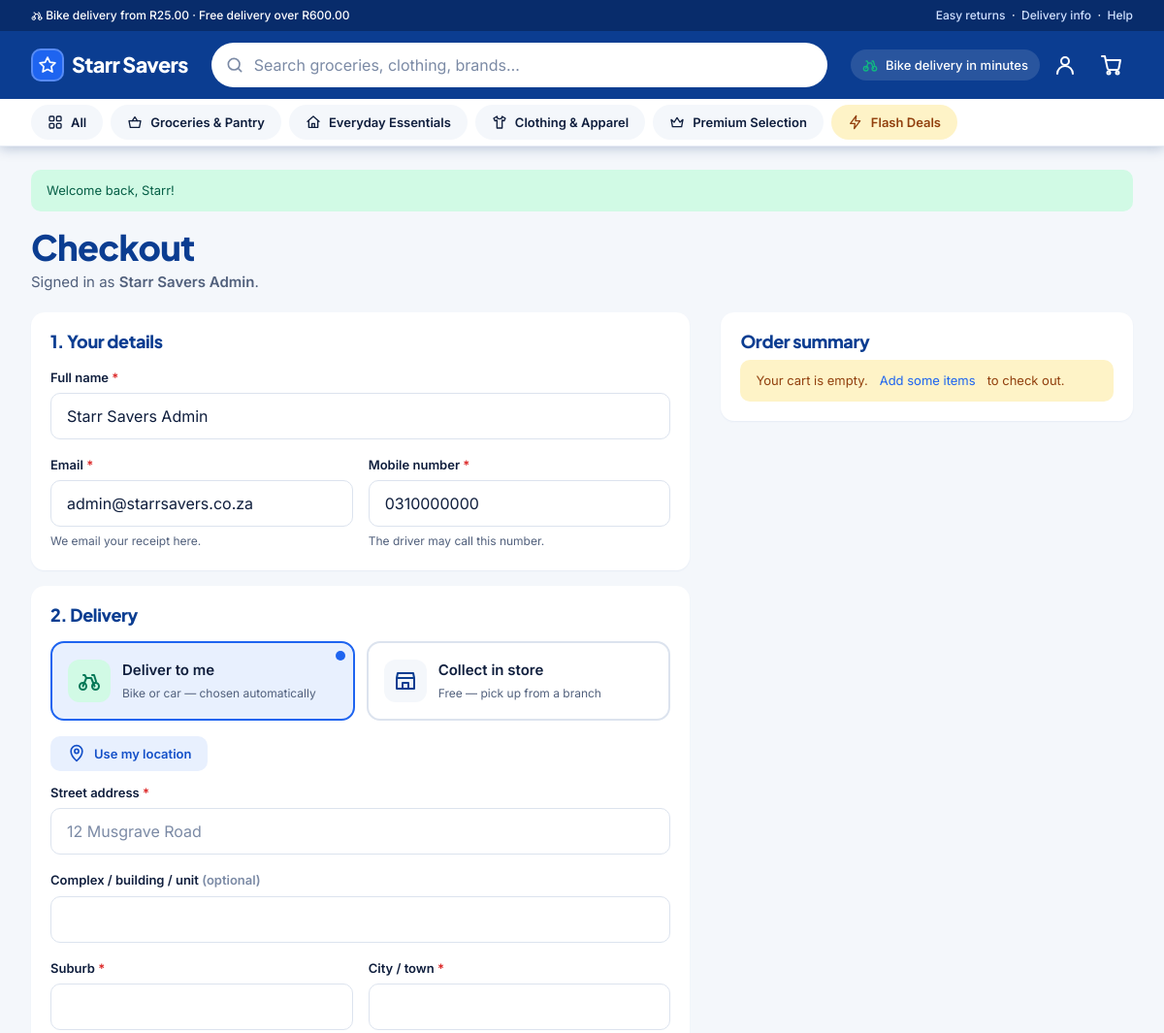
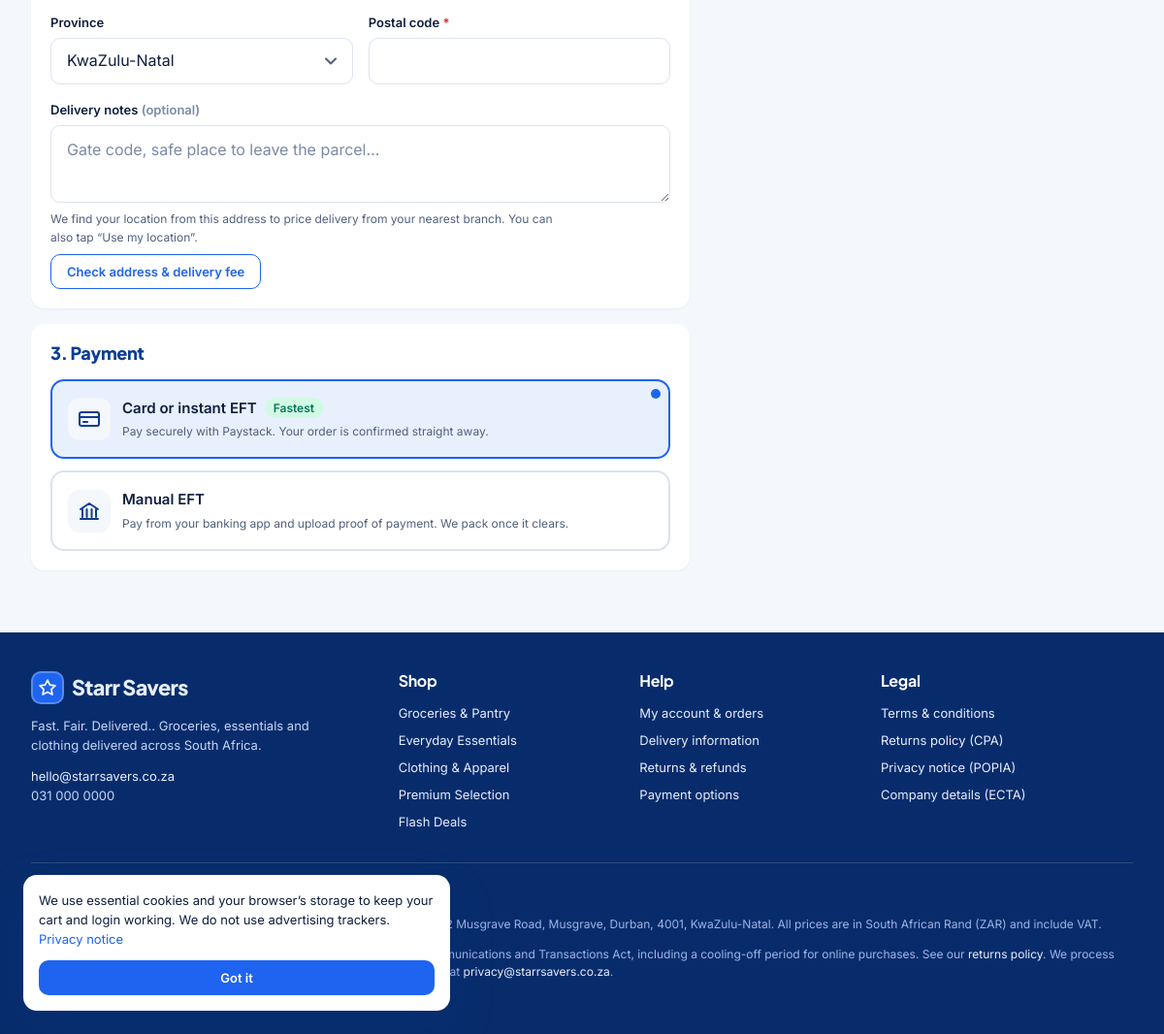
The page /checkout.php (signed in) on the database its author committed (2 pictures, top to bottom).
### tables this page shows
CREATE TABLE categories (
    id          INT UNSIGNED NOT NULL AUTO_INCREMENT,
    name        VARCHAR(80)  NOT NULL,
    slug        VARCHAR(80)  NOT NULL,
    icon        VARCHAR(30)  DEFAULT NULL,                  
    is_virtual  TINYINT(1)   NOT NULL DEFAULT 0,
    sort_order  TINYINT UNSIGNED NOT NULL DEFAULT 0,
    is_active   TINYINT(1)   NOT NULL DEFAULT 1,
    PRIMARY KEY (id),
    UNIQUE KEY uq_cat_slug (slug)
);

CREATE TABLE users (
    id                INT UNSIGNED NOT NULL AUTO_INCREMENT,
    full_name         VARCHAR(120)  NOT NULL,
    email             VARCHAR(190)  NOT NULL,
    phone             VARCHAR(25)   DEFAULT NULL,
    password_hash     VARCHAR(255)  NOT NULL,
    role              ENUM('customer','admin') NOT NULL DEFAULT 'customer',
    address_line1     VARCHAR(190)  DEFAULT NULL,
    address_line2     VARCHAR(190)  DEFAULT NULL,
    suburb            VARCHAR(100)  DEFAULT NULL,
    city              VARCHAR(100)  DEFAULT NULL,
    province          VARCHAR(60)   DEFAULT NULL,
    postal_code       VARCHAR(10)   DEFAULT NULL,
    latitude          DECIMAL(9,6)  DEFAULT NULL,
    longitude         DECIMAL(9,6)  DEFAULT NULL,
    popia_consent_at  DATETIME      DEFAULT NULL,           
    marketing_opt_in  TINYINT(1)    NOT NULL DEFAULT 0,     
    is_active         TINYINT(1)    NOT NULL DEFAULT 1,
    failed_logins     TINYINT UNSIGNED NOT NULL DEFAULT 0,
    locked_until      DATETIME      DEFAULT NULL,
    last_login_at     DATETIME      DEFAULT NULL,
    created_at        TIMESTAMP     NOT NULL DEFAULT CURRENT_TIMESTAMP,
    updated_at        TIMESTAMP     NOT NULL DEFAULT CURRENT_TIMESTAMP ON UPDATE CURRENT_TIMESTAMP,
    PRIMARY KEY (id),
    UNIQUE KEY uq_users_email (email),
    KEY idx_users_role (role)
);

### checkout.php (the view, shortened to what the rows shown need)
<?php
require_once __DIR__ . '/includes/helpers.php';
$nav = 'cart';
$user = current_user();
$v = static fn (string $k): string => $user ? (string) ($user[$k] ?? '') : '';
$prefill = [
    'full_name'   => $v('full_name'),
    'email'       => $v('email'),
    'phone'       => $v('phone'),
    'address1'    => $v('address_line1'),
    'address2'    => $v('address_line2'),
    'suburb'      => $v('suburb'),
    'city'        => $v('city'),
    'province'    => $v('province') ?: 'KwaZulu-Natal',
    'postal_code' => $v('postal_code'),
    'lat'         => $user && $user['latitude'] !== null ? (string) $user['latitude'] : '',
    'lng'         => $user && $user['longitude'] !== null ? (string) $user['longitude'] : '',
];
require __DIR__ . '/includes/header.php';
?>
<h1 style="margin-bottom:4px">Checkout</h1>
<p class="text-muted" style="margin-bottom:20px">
<?php if (!$user): ?>
  Have an account? <a href="/account.php?redirect=checkout.php">Log in</a> to fill in your details automatically. Or just check out as a guest.
<?php else: ?>
  Signed in as <strong><?= e($user['full_name']) ?></strong>.
<?php endif; ?>
</p>
<form data-checkout-form data-boundary="checkout" method="post" action="#" autocomplete="on">
  <div class="split split--checkout">
    <div>
      <section class="card" aria-labelledby="contact-title">
        <div class="card__title"><h2 id="contact-title" style="font-size:var(--fs-lg)">1. Your details</h2></div>
        <div class="form-grid form-grid--2">
          <div class="field span-all">
            <label class="req" for="full_name">Full name</label>
            <input class="input" id="full_name" name="full_name" type="text" autocomplete="name" value="<?= e($prefill['full_name']) ?>" required>
          </div>
          <div class="field">
            <label class="req" for="email">Email</label>
            <input class="input" id="email" name="email" type="email" autocomplete="email" inputmode="email" value="<?= e($prefill['email']) ?>" required>
            <span class="field__hint">We email your receipt here.</span>
          </div>
          <div class="field">
            <label class="req" for="phone">Mobile number</label>
            <input class="input" id="phone" name="phone" type="tel" autocomplete="tel" inputmode="tel" placeholder="082 123 4567" value="<?= e($prefill['phone']) ?>" required>
            <span class="field__hint">The driver may call this number.</span>
          </div>
        </div>
      </section>
      <section class="card" data-delivery-root data-boundary="delivery" aria-labelledby="delivery-title">
        <div class="card__title"><h2 id="delivery-title" style="font-size:var(--fs-lg)">2. Delivery</h2></div>
      </section>
      <section class="card" aria-labelledby="pay-title">
        <div class="card__title"><h2 id="pay-title" style="font-size:var(--fs-lg)">3. Payment</h2></div>
      </section>
    </div>
    <aside class="sticky-summary" aria-labelledby="sum-title">
      <div class="card" data-cart-root data-readonly data-boundary="cart">
        <h2 id="sum-title" style="font-size:var(--fs-lg);margin-bottom:8px">Order summary</h2>
      </div>
    </aside>
  </div>
</form>
<?php require __DIR__ . '/includes/footer.php'; ?>

### includes/header.php (shortened to what the rows shown need)
<?php
require_once __DIR__ . '/helpers.php';
$user        = current_user();
$nav         = $nav ?? '';
$threshold   = (float) setting('free_delivery_threshold', '0');
$minBikeFee  = db()->query('SELECT MIN(bike_fee) FROM delivery_zones WHERE is_active = 1 AND bike_fee IS NOT NULL')->fetchColumn();
$categories  = db()->query('SELECT id, name, slug, icon, is_virtual FROM categories WHERE is_active = 1 ORDER BY sort_order')->fetchAll();
$activeCat   = (string) ($_GET['cat'] ?? '');
$dealsActive = isset($_GET['deal']);
$assetVer = static function (string $path): string {
    $file = STARR_ROOT . $path;
    return $path . (is_file($file) ? '?v=' . filemtime($file) : '');
};
?>
<!doctype html>
<html lang="en-ZA">
<head>
  <link rel="stylesheet" href="<?= e($assetVer('/css/theme.css')) ?>">
  <link rel="stylesheet" href="<?= e($assetVer('/css/layout.css')) ?>">
  <link rel="stylesheet" href="<?= e($assetVer('/css/components.css')) ?>">
</head>
<body class="has-appbar">
<header class="site-header">
      <span><?= icon('bike', 'icon-inline') ?> <?php if ($minBikeFee !== false && $minBikeFee !== null): ?>Bike delivery from <?= e(zar((float) $minBikeFee)) ?><?php else: ?>Fast local delivery<?php endif; ?><?php if ($threshold > 0): ?> &middot; Free delivery over <?= e(zar($threshold)) ?><?php endif; ?></span>
  <nav class="catnav" aria-label="Categories">
    <div class="container">
      <div class="catnav__list">
        <a class="chip<?= ($activeCat === '' && !$dealsActive && ($nav === 'home' || $nav === 'shop')) ? ' is-active' : '' ?>" href="/index.php#shop"><?= icon('grid') ?>All</a>
<?php foreach ($categories as $c): ?>
<?php if ((int) $c['is_virtual'] === 1): ?>
        <a class="chip chip--deal<?= $dealsActive ? ' is-active' : '' ?>" href="/index.php?deal=1#shop"><?= icon('bolt') ?><?= e($c['name']) ?></a>
<?php else: ?>
        <a class="chip<?= $activeCat === $c['slug'] ? ' is-active' : '' ?>" href="/index.php?cat=<?= e(rawurlencode((string) $c['slug'])) ?>#shop"><?= icon((string) ($c['icon'] ?: 'bag')) ?><?= e($c['name']) ?></a>
<?php endif; ?>
<?php endforeach; ?>
      </div>
    </div>
  </nav>
</header>
<main id="main" class="site-main">
<div class="container">

### includes/helpers.php (shortened to what the rows shown need)
<?php
require_once __DIR__ . '/../php/bootstrap.php';
function icon(string $name, string $class = ''): string
{
    $inner = $paths[$name] ?? $paths['star'];
    return '<svg' . ($class !== '' ? ' class="' . e($class) . '"' : '') . ' viewBox="0 0 24 24" fill="none" stroke="currentColor" stroke-width="2" '
         . 'stroke-linecap="round" stroke-linejoin="round" aria-hidden="true" focusable="false">' . $inner . '</svg>';
}

### includes/footer.php (shortened to what the rows shown need)
<?php
$footerCats = $categories ?? [];
?>
</div>
</main>
<footer class="site-footer">
  <div class="container">
    <div class="footer-grid">
      <div>
        <div class="footer-links">
<?php foreach ($footerCats as $c): ?>
          <a href="<?= (int) $c['is_virtual'] === 1 ? '/index.php?deal=1#shop' : '/index.php?cat=' . e(rawurlencode((string) $c['slug'])) . '#shop' ?>"><?= e($c['name']) ?></a>
<?php endforeach; ?>
        </div>
      </div>
    </div>
  </div>
</footer>
</body>
</html>

### rows shown on the page
categories: name "Groceries & Pantry"
categories: name "Everyday Essentials"
categories: name "Clothing & Apparel"
categories: name "Premium Selection"
categories: name "Flash Deals"
users: full_name "Starr Savers Admin", email "admin@starrsavers.co.za", phone "0310000000"

### other values the page prints
zar((float) $minBikeFee) "R25.00"
zar($threshold) "R600.00"
$storeName "Starr Savers"
$flash['message'] "Welcome back, Starr!"
setting('store_tagline', '') "Fast. Fair. Delivered."
setting('store_email') "hello@starrsavers.co.za"
setting('store_phone') "031 000 0000"
setting('legal_physical_address') "12 Musgrave Road, Musgrave, Durban, 4001, KwaZulu-Natal"
setting('legal_information_email') "privacy@starrsavers.co.za"
form field province "KwaZulu-Natal"
